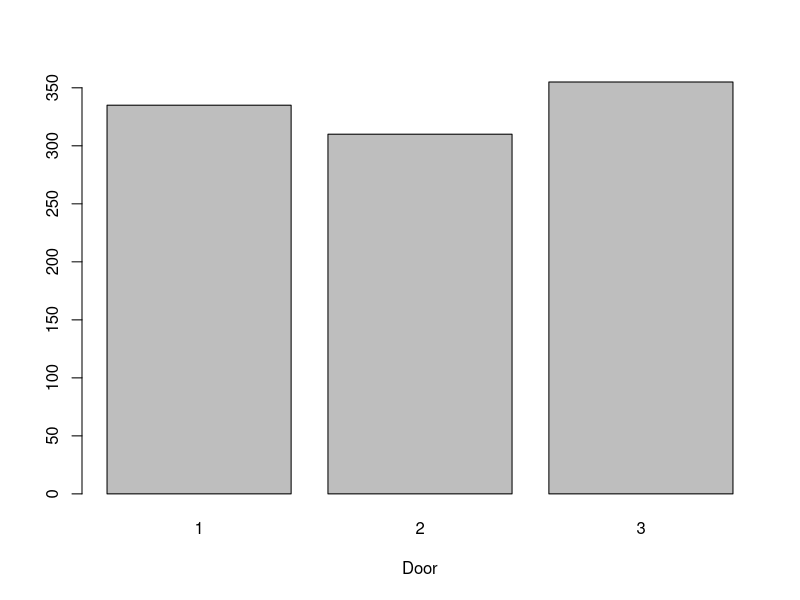

The R source for this figure:
MontyHall2 <- read.table("output_data.txt", header = TRUE, sep = "\t");

png("barplot_output.png", width = 800, height = 600, res = 100);
barplot(table(MontyHall2$prizeDoor),xlab="Door");

dev.off()
